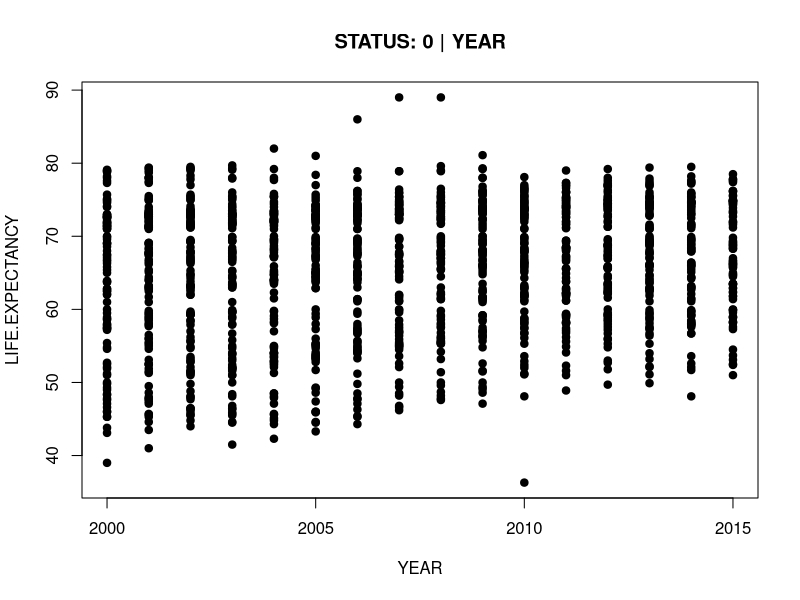
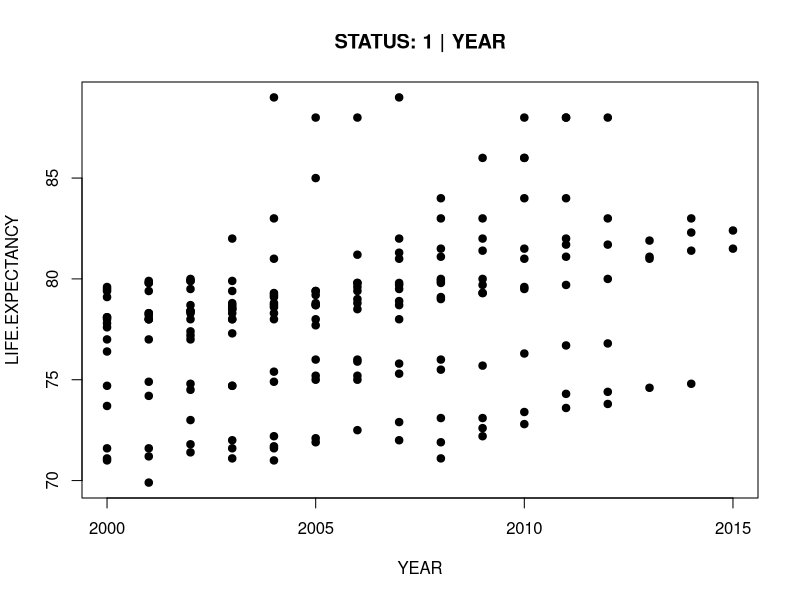
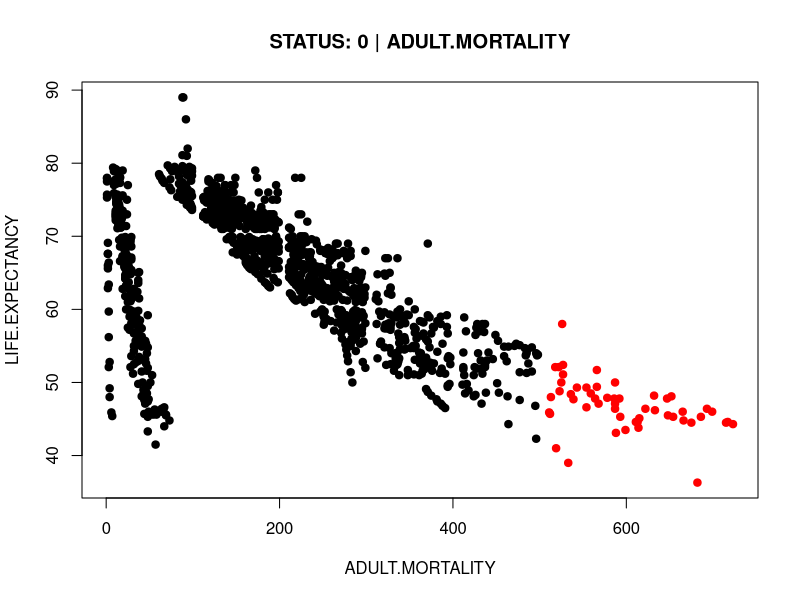
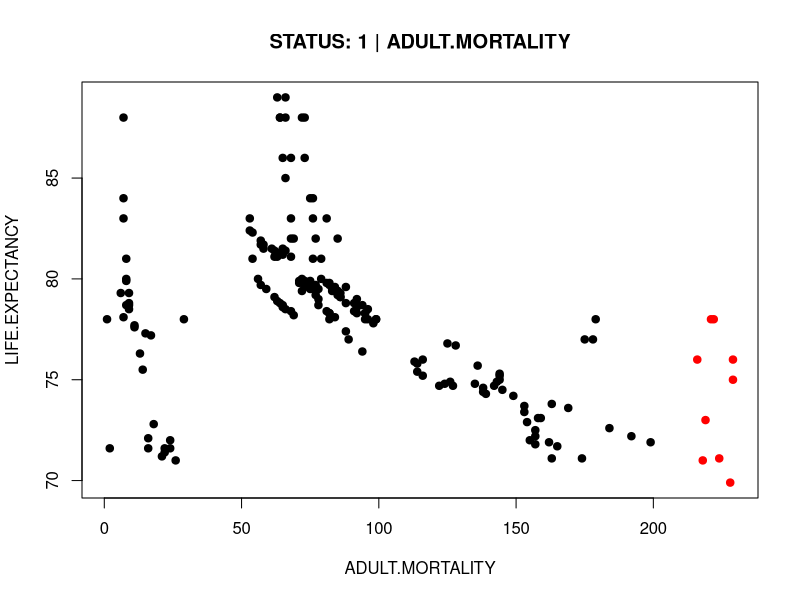
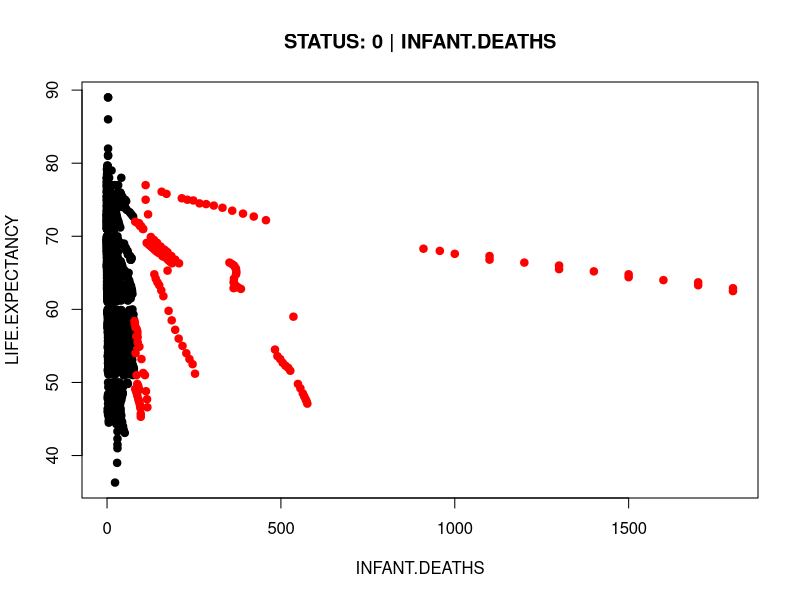
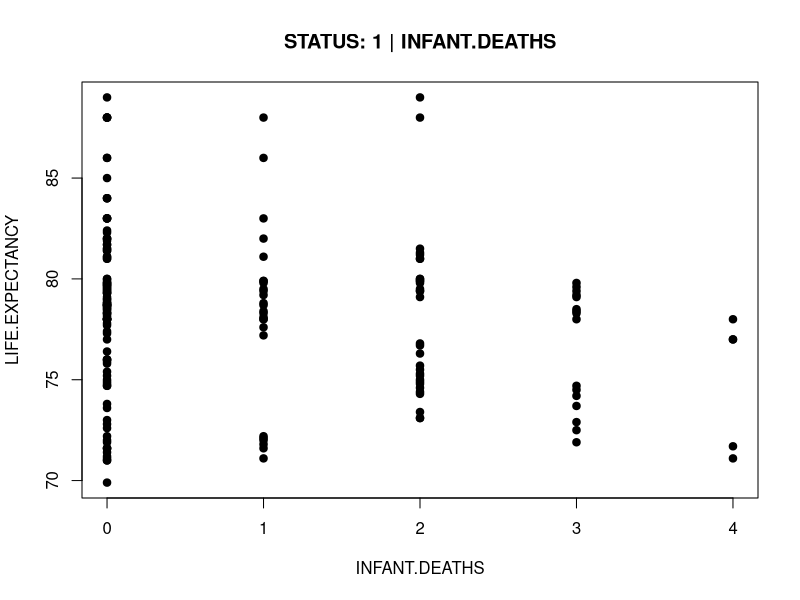
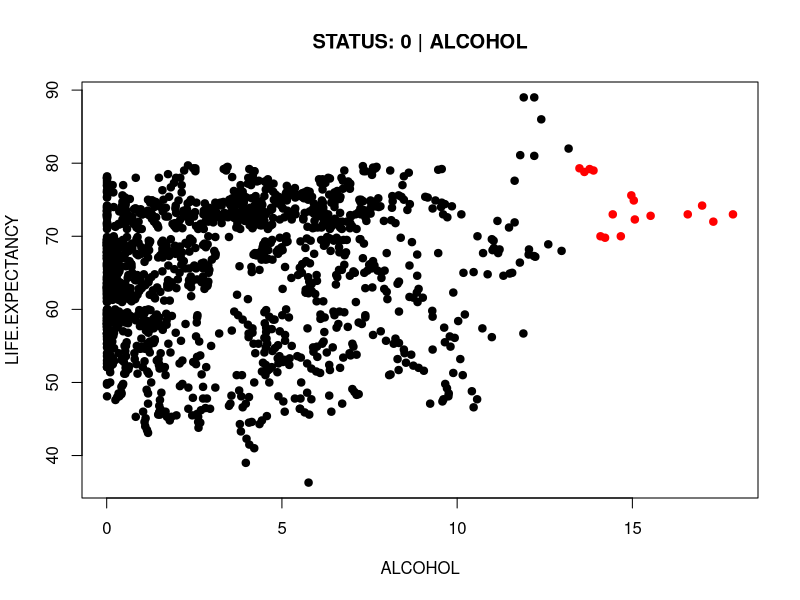
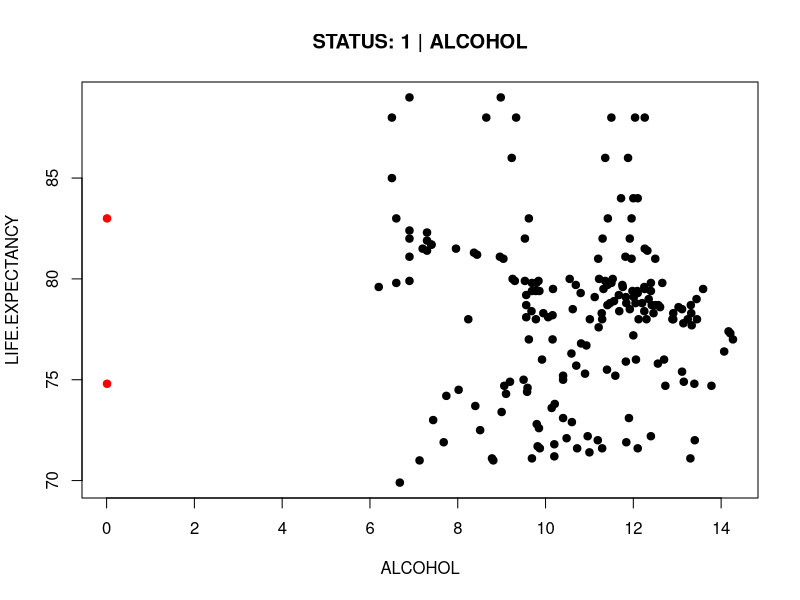

Generate these figures, in order, with R:
## ---- chunk 1
knitr::opts_chunk$set(echo = TRUE)
## ---- chunk 2
library(dplyr)
library(tidyr)
library(stringr)
## ---- chunk 3
data <- read.csv("../data_set/Life Expectancy Data.csv")
## ---- chunk 4
cat("Số dòng:", nrow(data), "\n")
cat("Số cột:", ncol(data), "\n")

# Kiểu dữ liệu của từng cột
data_types <- sapply(data, class)
data_types_df_1 <- data.frame(Column = names(data_types), Type = unname(data_types))
knitr::kable(data_types_df_1, caption = "Kiểu dữ liệu của từng cột")

# Đếm số lượng NA theo từng cột
na_counts <- colSums(is.na(data))
na_df <- data.frame(Column = names(na_counts), NA_Count = na_counts)

knitr::kable(na_df, caption = "Số lượng giá trị NA theo từng cột")

# Tạo bảng tổng quan cho từng cột
overview <- data.frame(
  Column = names(data),
  Min = sapply(data, function(x) if(is.numeric(x)) min(x, na.rm = TRUE) else NA),
  Max = sapply(data, function(x) if(is.numeric(x)) max(x, na.rm = TRUE) else NA),
  Mean = sapply(data, function(x) if(is.numeric(x)) mean(x, na.rm = TRUE) else NA)
)

knitr::kable(overview, caption = "Tổng quan từng cột trong dữ liệu")
## ---- chunk 5
# Chuẩn hóa tên các cột cho đồng nhất
colnames(data) <- toupper(colnames(data))

# Chuẩn hóa tên các quốc gia
data <- data %>%
  mutate(COUNTRY = str_replace_all(COUNTRY, " ", "_"))

data$STATUS <- ifelse(data$STATUS == "Developed", "1", "0")
data$STATUS <- as.numeric(data$STATUS)

# Loại bỏ những cột không ảnh hưởng trực tiếp, không có tác động nhiều đến yếu tố cần phân tích (yếu tố tuổi thọ trung bình)
data_delete <- data #%>% 
 # select(-c(INFANT.DEATHS, UNDER.FIVE.DEATHS, HIV.AIDS))

# Xem tên các cột sau chuẩn hóa
colnames(data_delete)
## ---- chunk 6
data_grouped <- data_delete %>%
  group_by(COUNTRY) %>%
  mutate(across(where(is.numeric), ~ ifelse(is.na(.), median(.x, na.rm = TRUE), .x))) %>%
  ungroup()
## ---- chunk 7
data_cleaned <- data_grouped %>%
  drop_na()
## ---- chunk 8
# Xoá những dòng có BMI bất thường
data_cleaned <- data_cleaned[!(data_cleaned$BMI < 10 | data_cleaned$BMI > 60), ]
## ---- chunk 9
cols_to_loop <- setdiff(colnames(data_cleaned), c("LIFE.EXPECTANCY", "COUNTRY", "STATUS"))

for (col in cols_to_loop) {
  for (status_group in unique(data_cleaned$STATUS)) {
    
    # Lọc theo nhóm STATUS (Developed / Developing)
    temp_data <- data_cleaned %>%
      filter(STATUS == status_group) %>%
      select(STATUS, LIFE.EXPECTANCY, all_of(col)) %>%
      rename(x = all_of(col), y = LIFE.EXPECTANCY)
    
    # Tính IQR cho biến x trong từng nhóm
    Q1 <- quantile(temp_data$x, 0.25, na.rm = TRUE)
    Q3 <- quantile(temp_data$x, 0.75, na.rm = TRUE)
    IQR <- Q3 - Q1
    lower <- Q1 - 1.5 * IQR
    upper <- Q3 + 1.5 * IQR
    
    # Xác định outliers
    temp_data <- temp_data %>%
      mutate(is_outlier = x < lower | x > upper)
    
    # Vẽ scatter plot cho nhóm STATUS hiện tại
    plot(temp_data$x, temp_data$y,
         main = paste("STATUS:", status_group, "|", col),
         xlab = col,
         ylab = "LIFE.EXPECTANCY",
         pch = 19,
         col = ifelse(temp_data$is_outlier, "red", "black"))
  }
}
## ---- chunk 10
cols_to_loop <- setdiff(colnames(data_cleaned), c("LIFE.EXPECTANCY", "STATUS", "COUNTRY"))

for (col in cols_to_loop) {
  
  temp_data <- data_cleaned %>%
    select(COUNTRY, all_of(col)) %>%
    rename(x = all_of(col))
  
  temp_data <- temp_data %>%
    group_by(COUNTRY) %>%
    mutate(
      Q1 = quantile(x, 0.25, na.rm = TRUE),
      Q3 = quantile(x, 0.75, na.rm = TRUE),
      IQR = Q3 - Q1,
      lower = Q1 - 1.5 * IQR,
      upper = Q3 + 1.5 * IQR,
      median_val = median(x, na.rm = TRUE),
      is_outlier = (x < lower | x > upper | x == 0),
      # Nếu outlier thì thay bằng median của quốc gia đó
      x_clean = ifelse(is_outlier, median_val, x)
    ) %>%
    ungroup()
  
  # Cập nhật lại biến đã clean vào data_cleaned
  data_cleaned[[col]] <- temp_data$x_clean
}
## ---- chunk 11
cat("Số dòng:", nrow(data_cleaned), "\n")
cat("Số cột:", ncol(data_cleaned), "\n")

# Kiểu dữ liệu của từng cột
data_types_cleaned <- sapply(data_cleaned, class)
data_types_df_cleaned <- data.frame(Column = names(data_types_cleaned), Type = unname(data_types_cleaned))
knitr::kable(data_types_df_cleaned, caption = "Kiểu dữ liệu của từng cột")

# Đếm số lượng NA theo từng cột
na_counts <- colSums(is.na(data_cleaned))
na_df <- data.frame(Column = names(na_counts), NA_Count = na_counts)

knitr::kable(na_df, caption = "Số lượng giá trị NA theo từng cột")
## ---- chunk 12
write.csv(data_cleaned, "../data_set/data_cleaned.csv", row.names = FALSE)
print("Đã xuất file clean")
